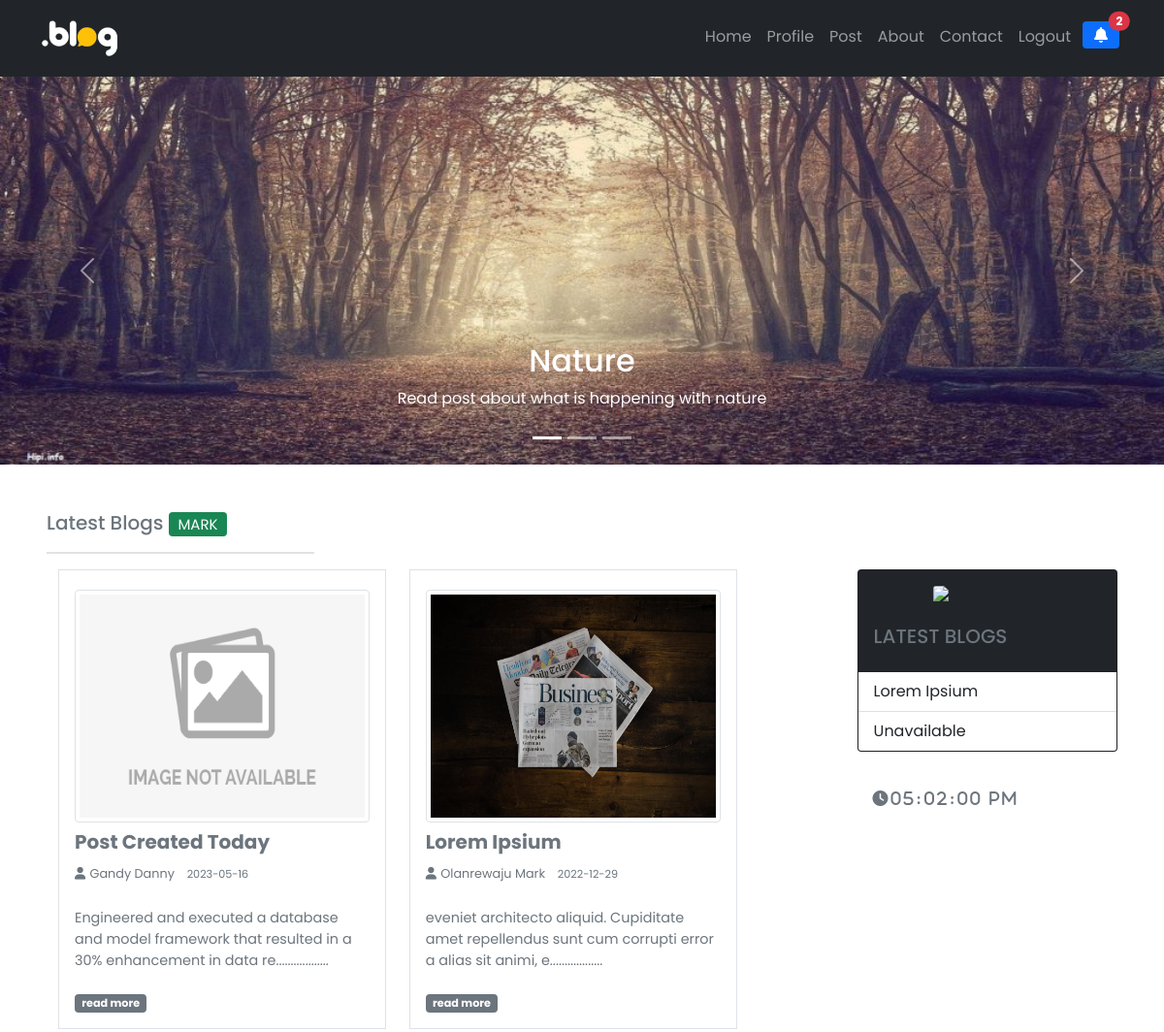
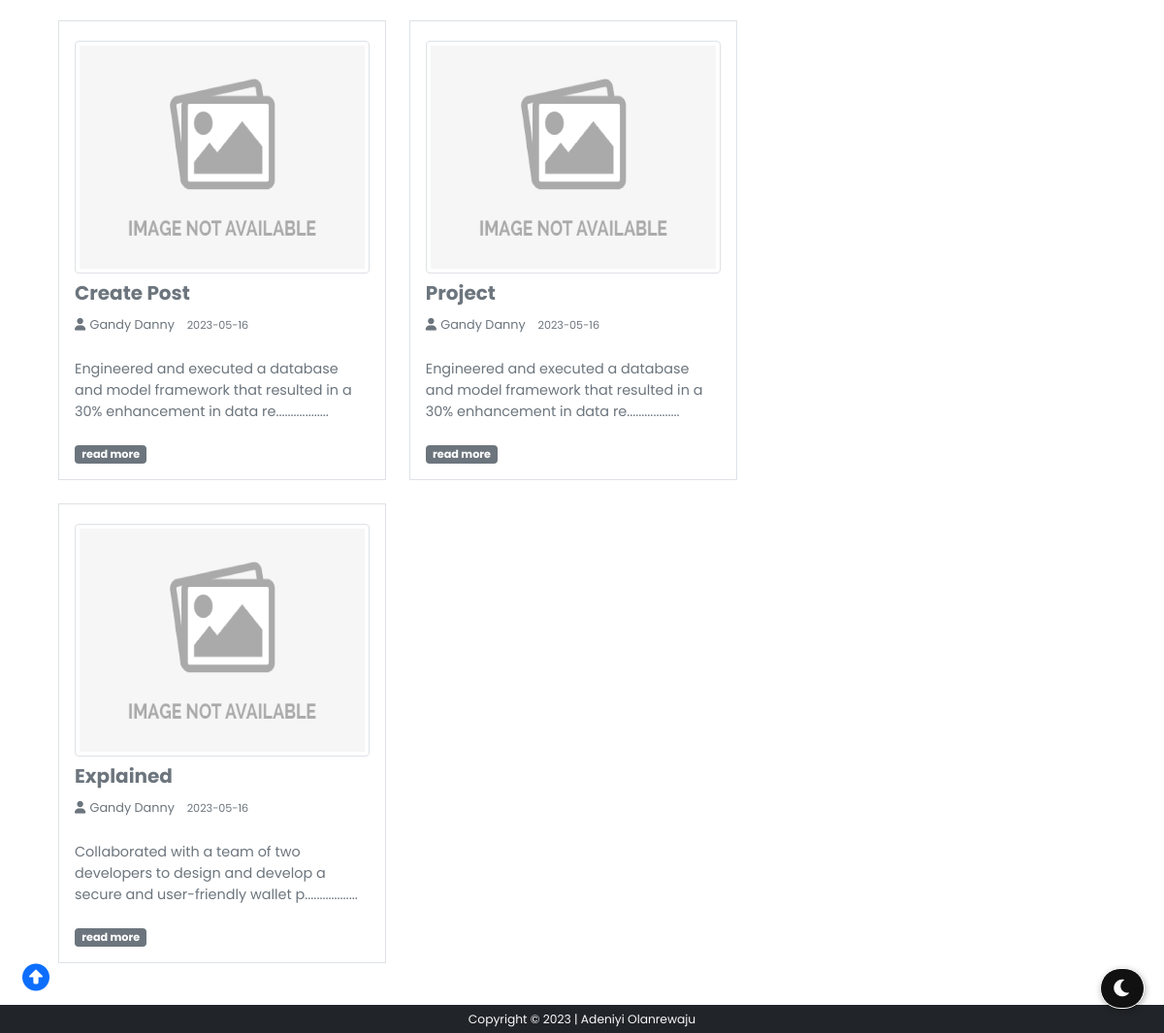
Screenshot of /home (signed in) with the database file from the repository (2 pictures, top to bottom).
### models/usermodel.py (models this page shows, shortened)
class User(db.Model, UserMixin):
    id = db.Column(db.Integer, primary_key=True)
    first_name = db.Column(db.String(50), nullable=False)
    last_name = db.Column(db.String(50), nullable=False)
    username = db.Column(db.String(20), unique=True, nullable=False)
    email = db.Column(db.String(70), unique=True, nullable=False)
    photo = db.Column(db.String(100), nullable=False, default='user.png')
    password = db.Column(db.String(60), nullable=False)
    posts = db.relationship('Post', backref='author', lazy=True, cascade='delete', foreign_keys='Post.user_id')
    send_dm = db.relationship('DmModel', backref='owner', lazy=True, foreign_keys='DmModel.user_1')
    pst_cmt = db.relationship('CommentModel', backref='who', lazy=True, foreign_keys='CommentModel.commenter')

### models/postmodel.py (models this page shows, shortened)
class Post(db.Model, UserMixin):
    id = db.Column(db.Integer, primary_key=True)
    title = db.Column(db.String(100), nullable=False)
    date_posted = db.Column(db.DateTime, nullable=False, default=datetime.now)
    photo = db.Column(db.String(100), nullable=False, default='')
    content = db.Column(db.Text, nullable=False)
    user_id = db.Column(db.Integer, db.ForeignKey('user.id'), nullable=False)
    comment = db.relationship('CommentModel', backref='comm', lazy=True, cascade='delete', foreign_keys='CommentModel.post_id')

### routes/views.py (the view)
@view.route('/')
@view.route('/home')
def home():
    dms = []
    length = []
    posts = Post.query.all()        # This get all the post in the post table in the database
    if current_user.is_authenticated:
        dms = DmModel.query.filter_by(user=current_user.id)
    random.shuffle(posts)           # Shuffles the post randomly
    for dm in dms:
        if dm.dm_type == 'receive':
            length.append(dm)
    num = len(length)
    date = datetime.utcnow().strftime('%Y-%h-%d')
    context = {
        'posts': posts,
        'dms': dms,
        'num': num,
        'date': date
    }
    return render_template('home.html', **context)    # and displays it randomly in the homepage whenever a refresh is done in the homepage

### templates/home.html (shortened to what this page needs)
{% extends 'base.html' %}
{% block link %}
<li class="nav-item m-1" >
  <button type="button" class="btn btn-primary position-relative fas fa-bell h5 border-0" data-bs-toggle="modal" data-bs-target="#exampleModal">
    <span class="position-absolute top-0 start-100 translate-middle badge rounded-pill bg-danger">
      {{num}}
    </span>
  </button>
</li>
{% endblock link %}
{% block car %}
<div id="carouselExampleCaptions" class="carousel slide" data-bs-ride="carousel">
  <div class="carousel-indicators">
    <button type="button" data-bs-target="#carouselExampleCaptions" data-bs-slide-to="0" class="active" aria-current="true" aria-label="Slide 1"></button>
    <button type="button" data-bs-target="#carouselExampleCaptions" data-bs-slide-to="1" aria-label="Slide 2"></button>
    <button type="button" data-bs-target="#carouselExampleCaptions" data-bs-slide-to="2" aria-label="Slide 3"></button>
  </div>
  <div class="carousel-inner">
    <div class="carousel-item active">
      <img src="{{ url_for('static', filename='images/carousel/twi.jpg') }}" class="d-block w-100" alt="...">
      <div class="carousel-caption d-none d-md-block">
        <h2>Nature</h2>
        <p>Read post about what is happening with nature</p>
      </div>
    </div>
  </div>
  <button class="carousel-control-prev" type="button" data-bs-target="#carouselExampleCaptions" data-bs-slide="prev">
    <span class="carousel-control-prev-icon" aria-hidden="true"></span>
  </button>
  <button class="carousel-control-next" type="button" data-bs-target="#carouselExampleCaptions" data-bs-slide="next">
    <span class="carousel-control-next-icon" aria-hidden="true"></span>
  </button>
</div>
{% endblock car %}
{% block any %}
<h5 class="text-muted">Latest Blogs
  {% if current_user.is_authenticated %}
  <small class="small badge bg-success fw-normal">{{ current_user.first_name.upper() }}</small>
{% endif %}
</h5>
<hr class="w-25"
style="
border: 1px solid rgb(147, 139, 139);
"
/>
{% endblock any %}
{% block content %}
{% if posts %}
<div class="row row-cols-lg-2 w-100 m-auto">
  {% for post in posts %}
<div class="d-flex flex-column col-lg mb-4" >
  <div class="p-3 border bg-white">
    {% if post.photo %}
    <div class="mt-1">
      <img class=" article-img img-thumbnail w-100" style="height: 15rem;"
      src="{{ url_for('static', filename='images/post/' + post.photo) }}">
    </div>
    {% else %}
    <div class="mt-1">
      <img class=" article-img img-thumbnail w-100" style="height: 15rem;"
      src="{{ url_for('static', filename='images/post/noimage.png') }}">
    </div>
    {% endif %}
    <div class="d-flex align-items-center justify-content-between">
      <a
        class="h5 text-decoration-none d-flex align-items-center text-muted fw-bold card-title mt-2"
        style="width: fit-content"
      >
        {{ post.title.title() }}
      </a>
    </div>
    <div class="text-muted">
      <a href="{{ url_for('view.profile', profile_id=post.author.id) }}" class="text-decoration-none text-muted">
        <i class="fa fa-user " style="font-size: .8rem;"></i>
        <small style="font-size: .8rem;">{{ post.author.last_name.title() + ' '+ post.author.first_name.title() }}</small>
      </a>
     &nbsp; <small class="" style="font-size: .7rem;">{{ post.date_posted.strftime('%Y-%m-%d') }}</small>
    </div>
      <p class="card-text text-muted mt-4" style="font-size: .9rem;">
        {{ post.content[:100] }}.................. <br /><br /><small
          class="badge bg-secondary"
          style="font-size: 0.7rem"
          ><a href="{{ url_for('view.display_post', blog_id=post.id) }}" class="text-decoration-none text-white">read more</a></small
        >
      </p>
  </div>
</div>
{% endfor %}
{% else %}
<h1 class="alert alert-danger text-center" id="th" style="transform: rotate(-10deg); margin-top: 10rem;">
  Post Unavailable
</h1>
{% endif %}
</div>
 {% endblock content %}

### templates/base.html (shortened to what this page needs)
<!DOCTYPE html>
<html lang="en">
<head>
  <link href="https://cdn.jsdelivr.net/npm/bootstrap@5.0.1/dist/css/bootstrap.min.css" rel="stylesheet"
 />
  <link rel="stylesheet" href="https://cdn.jsdelivr.net/npm/bootstrap-icons@1.3.0/font/bootstrap-icons.css" />
  <link href="https://cdnjs.cloudflare.com/ajax/libs/font-awesome/6.0.0/css/all.min.css" rel="stylesheet" />
  <link rel="stylesheet" href="{{ url_for('static', filename='css/style.css') }}" />
</head>
<body>
  <nav class="navbar navbar-expand-lg bg-dark navbar-dark py-3">
    <div class="container">
      <a href="{{ url_for('view.home') }}" class="navbar-brand"><img
          src="{{ url_for('static', filename='images/blloogg.png') }}" alt="" style="width: 5rem" /></a>
      <div class="collapse navbar-collapse" id="navmenu">
        {% if current_user.is_authenticated %}
        <ul class="navbar-nav ms-auto">
          <li class="nav-item">
            <a href="{{ url_for('view.home') }}" class="nav-link">Home</a>
          </li>
          <li class="nav-item">
            <a href="{{ url_for('view.profile', profile_id=current_user.id) }}" class="nav-link">Profile</a>
          </li>
          <li class="nav-item">
            <a href="{{ url_for('view.account') }}" class="nav-link">Post</a>
          </li>
          <li class="nav-item">
            <a href="{{ url_for('view.about') }}" class="nav-link">About</a>
          </li>
          <li class="nav-item">
            <a href="{{ url_for('view.contact') }}" class="nav-link">Contact</a>
          </li>
          <li class="nav-item">
            <a href="{{ url_for('auth.logout') }}" class="nav-link">Logout</a>
          </li>
          {% block link %}
          {% endblock link %}
        </ul>
        {% endif %}
      </div>
    </div>
  </nav>
  {% block car %}
  {% endblock car %}
  <div class=" mt-5 px-4 px-lg-5">
    {% block any %}
    {% endblock any %}
  </div>
  <section class="  my-3 d-flex px-4 px-lg-5 mb-5">
    <div class="w-100 this" id="thiss">
       {% block content %}
      {% endblock content %}
    </div>
    <div class="d-xl-block d-lg-block d-none" style="width: 23rem;">
      <div class="card bg-dark" style=" height: fit-content;">
        <div class="m-auto d-flex mt-3">
          <img src="{{ url_for('static', filename='images/owl.png') }}" class="card-img-top" style="margin: auto;
            width: 7rem;
            " alt="..." />
        </div>
        <div class="card-body">
          <h5 class="card-title text-muted">LATEST BLOGS</h5>
        </div>
        {% if current_user.is_authenticated %}
        <ul class="list-group list-group-flush">
          {% if current_user.posts[-1] %}
          <li class="list-group-item">
            {{ current_user.posts[-1].title.title() }}
          </li>
          {% else %}
          <li class="list-group-item">Unavailable</li>
          {% endif %}
          {% if current_user.posts[-2] %}
          <li class="list-group-item">
            {{ current_user.posts[-2].title.title() }}
          </li>
          {% else %}
          <li class="list-group-item">Unavailable</li>
          {% endif %}
        </ul>
        {% else %}
        <ul class="list-group list-group-flush">
          <li class="list-group-item">Recent Blog 1</li>
          <li class="list-group-item">Recent Blog 2</li>
        </ul>
        {% endif %}
      </div><br>
      <div id="MyClockDisplay" class="clock text-muted fa fa-clock p-3 w-100 fw-bold" style="letter-spacing: 3px;"
        onload="showTime()"></div>
    </div>
  </section>
  <i class="dntoggle fas fa-moon"></i>
  <a href="#top" class="up"><i class="fa fas fa-arrow-alt-circle-up"></i></a>
  <footer class="fixed-bottom text-center bg-dark text-light py-1 small" style="z-index: 0;">
  </footer>
</body>
</html>

### static/css/style.css (style rules this page uses)
* { font-family: "Poppins", sans-serif; }
div.this { padding-right: 7rem; width: fit-content; }
body { background: rgba(255, 255, 255, 0.199); }
.dntoggle { font-size: 20px; border-radius: 100px; background-color: #111111; padding: 10px; color:#fcfcfc; box-shadow: 1px 2px 6px rgba(0,0,0,.3); cursor: pointer; position: fixed; bottom:25px; right: 20px; z-index: 99; border: 1px solid white; }
.fas.fa-moon:before { padding:0 2px; }
.up { font-size: 28px; padding: 15px; cursor: pointer; position: fixed; bottom:20px; left: 8px; }

### rows the page displays
User: first_name "MARK"
Post: title "Post Created Today", author.last_name "Gandy Danny", date_posted "2023-05-16", content "Engineered and executed a database and model framework that resulted in a 30% enhancement in data re"
Post: photo (picture), title "Lorem Ipsium", author.last_name "Olanrewaju Mark", date_posted "2022-12-29", content "eveniet architecto aliquid. Cupiditate amet repellendus sunt cum corrupti error a alias sit animi, e"
Post: title "Create Post", author.last_name "Gandy Danny", date_posted "2023-05-16", content "Engineered and executed a database and model framework that resulted in a 30% enhancement in data re"
Post: title "Project", author.last_name "Gandy Danny", date_posted "2023-05-16", content "Engineered and executed a database and model framework that resulted in a 30% enhancement in data re"
Post: title "Explained", author.last_name "Gandy Danny", date_posted "2023-05-16", content "Collaborated with a team of two developers to design and develop a secure and user-friendly wallet p"

### other values shown
{{ num }} "2"
